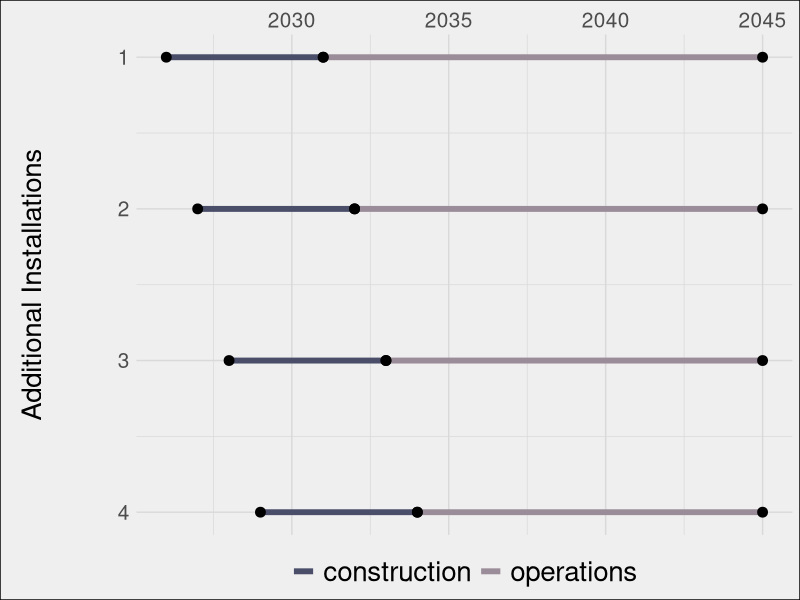
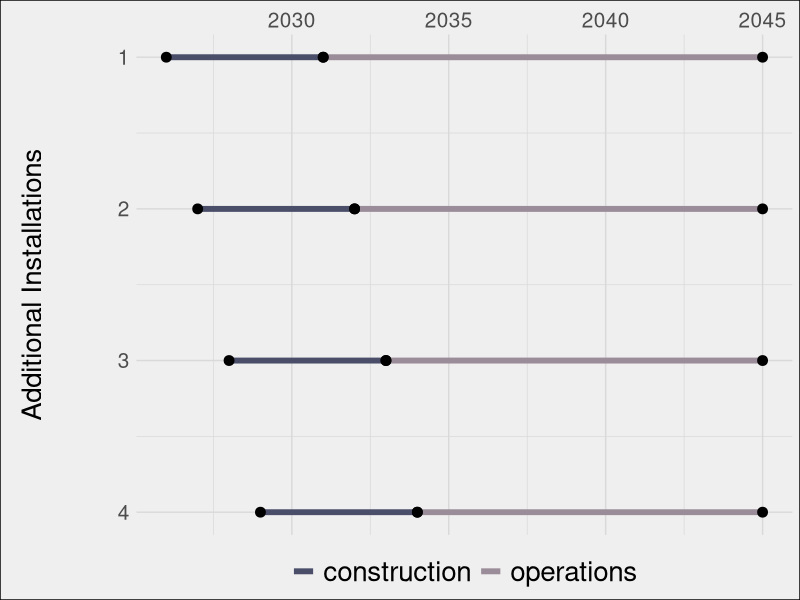

R code for these plots, in order:
## ---- chunk 1
library(tidyverse)

projects2 <- data.frame(
  Project = c(1, NA, NA, NA, NA, 1, 1, 2, 2, 3, 3, 4, 4),
  year = c(NA, NA, NA, NA, NA, 2026, 2027, 2028, 2029, 2031, NA, 2034, 2049),
  phase = c("construction", "construction", "construction", "construction", 
            "construction", "construction", "operations", "construction", 
            "operations", "construction", "operations", "construction", 
            "operations"),
  start_year = c(NA, NA, NA, NA, NA, 2026, 2031, 2027, 2032, 2028, 2033, 2029, 2034),
  end_year = c(NA, NA, NA, 2030, 2045, 2031, 2045, 2032, 2045, 2033, 2045, 2034, 2045)
)

timeline_jobs <- ggplot(projects2) +
  geom_segment(aes(x = start_year, xend = end_year, y = Project, yend = Project, color = phase), size = 2) +
  geom_point( aes(x=start_year, y=Project), size=3 ) +
  geom_point( aes(x=end_year, y=Project), size=3) +
  labs(title = " ", x = " ", y = "Additional Installations") +
  theme_minimal() +
  scale_color_manual(values = c("construction" = "#4a4e69", "operations" = "#9a8c98")) +
    labs(color = 'Occupation') +
    scale_x_continuous(position = 'top') +  # Move x-axis to the top
  scale_y_reverse() +
    theme_minimal() +
    theme(
        axis.title.x = element_blank(),
        axis.title.y = element_text(size = 20, margin = margin(5,50,0,10)),
        axis.text = element_text(size = 15), 
        legend.title = element_blank(),
        legend.text = element_text(size = 20),
        legend.position = "bottom",
        plot.background = element_rect(fill = "#EFEFEF"),
        plot.title = element_blank(),
        panel.grid = element_line(color = "grey85")
    )

timeline_jobs

ggsave("jobs_timeline.png",
       timeline_jobs,
       width = 10, height = 7)
